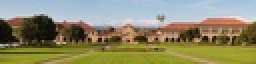
%> input picture CDP-matlab/stanford.jpg, 128 x 32 px, shrunk from 1280 x 320 before the run (shown 2 times larger)
$ octave cdp.m   (GNU Octave 9; MATLAB toolbox functions it lacks are replaced by stand-ins)
%> lines starting %> are read from the running program, lines starting %| are printed output that depends on the picture
### CDP-matlab/RRR_cdp_image.m
function RRR_cdp_image(b, y, sol, D)

    %% input parameters
    beta = 0.5 ;
    epsilon = 1.e-5 ;
    iter_max = 100000 ;
    L = size(D, 1) ;
    height = size(D, 2) ;
    width = size(D, 3) ;

    %% The inverse of the diagonal terms of 1/n * Hermitian(A) * A
    inv_diag = zeros(height, width) ;
    for i = 1:L
        for j = 1:height
            for k = 1:width
                inv_diag(j, k) = inv_diag(j, k) + abs(D(i, j, k))^2 ;
            end
        end
    end
    inv_diag = 1 ./ inv_diag ;

    iter_arr = [] ;
    err_arr = [] ;
    cur_sol = zeros(height, width, 3) ;
    for iter = 1:iter_max
        rms_diff = 0. ;
        norm_y = 0. ;
        for c = 1:3
            b_c = squeeze(b(:, :, :, c)) ;
            y_c = squeeze(y(:, :, :, c)) ;
            p1 = proj1(D, inv_diag, y_c, L, height, width) ;
            p2 = proj2(b_c, 2*p1 - y_c) ;
            delta_y = p2 - p1 ;
            for k = 1:L
                rms_diff = rms_diff + norm(squeeze(delta_y(k, :, :)))^2 ;
                norm_y = norm_y + norm(squeeze(y_c(k, :, :)))^2 ;
            end
            y_c = y_c + beta*delta_y ;
            y(:, :, :, c) = y_c ;
        end

        rms_diff = beta*sqrt(rms_diff / norm_y) ;
        if (iter < 10 || mod(iter, 10) == 0)
            norm1 = 0. ;
            norm2 = 0. ;
            for c = 1:3
                x_c = reshape(squeeze(sol(:, :, c)), height*width, 1) ;
                y_c = squeeze(y(:, :, :, c)) ;
                p1 = proj1(D, inv_diag, y_c, L, height, width) ;
                cur_sol(:, :, c) = Ainv(D, inv_diag, p1, L, height, width) ;
                x_cur = reshape(squeeze(cur_sol(:, :, c)), height*width, 1) ;
                norm1 = norm1 + norm(x_c - x_cur*sign(x_cur'*x_c))^2 ;
                norm2 = norm2 + norm(x_c)^2 ;
            end
            filename = ['reconst-cornell-iter', int2str(iter), '.jpg'] ;
            cur_img = uint8(round(abs(cur_sol))) ;
            imwrite(cur_img, filename) ;
            err_val = sqrt(norm1/norm2) ;
            iter_arr = [iter_arr, iter] ;
            err_arr = [err_arr, err_val] ;
            [err_val, rms_diff]
            if (rms_diff < epsilon)
                break ;
            end
        end
    end

    fp = fopen('phasing-error.dat', 'w') ;
    for i = 1:length(err_arr)
        fprintf(fp, '%d %1.5e\n', iter_arr(i), err_arr(i)) ;
    end
    fclose(fp) ;
end

%% pseudo-inverse of A
% [7 lines left out: function Ainv, not called in this run]

%% projections
% [7 lines left out: function proj1, not called in this run]

function y2 = proj2(b, y)
    y2 = b .* sign(y) ;
end

### CDP-matlab/cdp.m
L = 3 ;
stanford = double(imread('stanford.jpg')) ;
cornell = double(imread('cornell.jpg')) ;
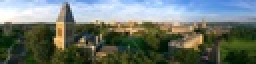
%> input picture CDP-matlab/cornell.jpg, 128 x 32 px, shrunk from 1280 x 320 before the run (shown 2 times larger)
height = size(cornell, 1) ;
%> height = 32
width = size(cornell, 2) ;
%> width = 128

%% generate random coded diffraction pattern
D = zeros(L, height, width) ;
for i = 1:L
    D(i, :, :) = exp(1i*floor(rand(height, width)*4)*pi/2) ;
end

b = zeros(L, height, width, 3) ;    % data
y = zeros(L, height, width, 3) ;    % initial guess
for c = 1:3
    for i = 1:L
        phase_mask = squeeze(D(i, :, :)) ;
        b(i, :, :, c) = abs(fft2(phase_mask .* cornell(:, :, c))) ;
        y(i, :, :, c) = fft2(phase_mask .* stanford(:, :, c)) ;
    end
end

RRR_cdp_image(b, y, cornell, D) ;
%> after the loop in RRR_cdp_image, `for i = 1:L`: inv_diag: size 32x128 double; every value is 3
%> the loop in RRR_cdp_image, `for iter = 1:iter_max` made 250 passes
%> (rms_diff, err_val, err_arr) on passes 1 to 7: (0.148, 0.378, 0.378), (0.113, 0.296, [0.378 0.296]), (0.0878, 0.233, [0.378 0.296 0.233]), (0.0683, 0.185, [0.378 0.296 0.233 0.185]), (0.0534, 0.15, [0.378 0.296 0.233 0.185 0.15]), (0.0432, 0.123, [0.378 0.296 0.233 0.185 0.15 0.123]), (0.0356, 0.105, [0.378 0.296 0.233 0.185 0.15 0.123 0.105])
%> (rms_diff, err_val) on passes 10, 20, 30, 40, 50, 60: (0.0228, 0.0768), (0.00975, 0.0582), (0.0056, 0.0388), (0.00353, 0.0231), (0.00235, 0.0157), (0.0016, 0.0125)
%> pass 1, in RRR_cdp_image, `cur_img = uint8(round(abs(cur_sol))) ;`:
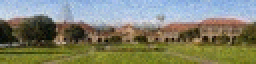
%> cur_img: size 32x128x3 uint8 (shown 2 times larger); mean R, G, B 128.4, 130, 109.2
%> pass 2, in RRR_cdp_image, `cur_img = uint8(round(abs(cur_sol))) ;`:
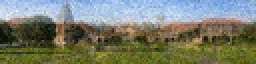
%> cur_img: size 32x128x3 uint8 (shown 2 times larger); mean R, G, B 121.2, 125.5, 110
%> pass 3, in RRR_cdp_image, `cur_img = uint8(round(abs(cur_sol))) ;`:
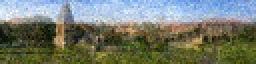
%> cur_img: size 32x128x3 uint8 (shown 2 times larger); mean R, G, B 116.6, 122.6, 110
%> in RRR_cdp_image, cur_img is the input picture: size 32x128x3 uint8; mean R, G, B 105, 115.1, 106.8
%> after the loop in RRR_cdp_image, `for iter = 1:iter_max`: err_arr = 34 values, max 0.378 at index 1, min 7.43e-05 at index 34, mean 0.056; err_val = 7.43e-05; filename = 'reconst-cornell-iter250.jpg'; iter_arr = 34 values from 1 to 250; norm1 = 1.24; norm2 = 224381136; x_c = 4096 values, max 255 at index 3, min 0 at index 27, mean 106.8
